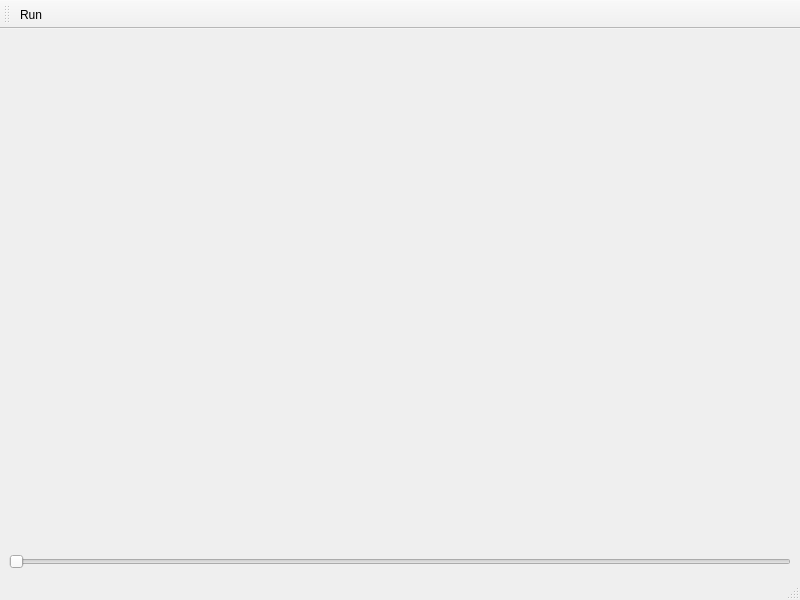
<?xml version="1.0" encoding="UTF-8"?>
<ui version="4.0">
 <class>MainWindow</class>
 <widget class="QMainWindow" name="MainWindow">
  <property name="geometry">
   <rect>
    <x>0</x>
    <y>0</y>
    <width>800</width>
    <height>600</height>
   </rect>
  </property>
  <property name="windowTitle">
   <string>MainWindow</string>
  </property>
  <property name="unifiedTitleAndToolBarOnMac">
   <bool>false</bool>
  </property>
  <widget class="QWidget" name="centralwidget">
   <layout class="QGridLayout" name="gridLayout">
    <item row="2" column="0">
     <widget class="Plot" name="plot_2" native="true">
      <property name="enabled">
       <bool>true</bool>
      </property>
     </widget>
    </item>
    <item row="0" column="0">
     <widget class="Plot" name="plot" native="true"/>
    </item>
    <item row="3" column="0">
     <widget class="QSlider" name="on_verticalSlider">
      <property name="orientation">
       <enum>Qt::Horizontal</enum>
      </property>
     </widget>
    </item>
   </layout>
  </widget>
  <widget class="QMenuBar" name="menubar">
   <property name="geometry">
    <rect>
     <x>0</x>
     <y>0</y>
     <width>800</width>
     <height>22</height>
    </rect>
   </property>
  </widget>
  <widget class="QStatusBar" name="statusbar"/>
  <widget class="QToolBar" name="toolBar">
   <property name="windowTitle">
    <string>toolBar</string>
   </property>
   <attribute name="toolBarArea">
    <enum>TopToolBarArea</enum>
   </attribute>
   <attribute name="toolBarBreak">
    <bool>false</bool>
   </attribute>
   <addaction name="actionRun"/>
  </widget>
  <action name="actionRun">
   <property name="checkable">
    <bool>true</bool>
   </property>
   <property name="icon">
    <iconset resource="resources.qrc">
     <normaloff>:/icons/run.png</normaloff>:/icons/run.png</iconset>
   </property>
   <property name="text">
    <string>Run</string>
   </property>
  </action>
 </widget>
 <customwidgets>
  <customwidget>
   <class>Plot</class>
   <extends>QWidget</extends>
   <header>plot.h</header>
   <container>1</container>
  </customwidget>
 </customwidgets>
 <resources>
  <include location="resources.qrc"/>
 </resources>
 <connections/>
</ui>
